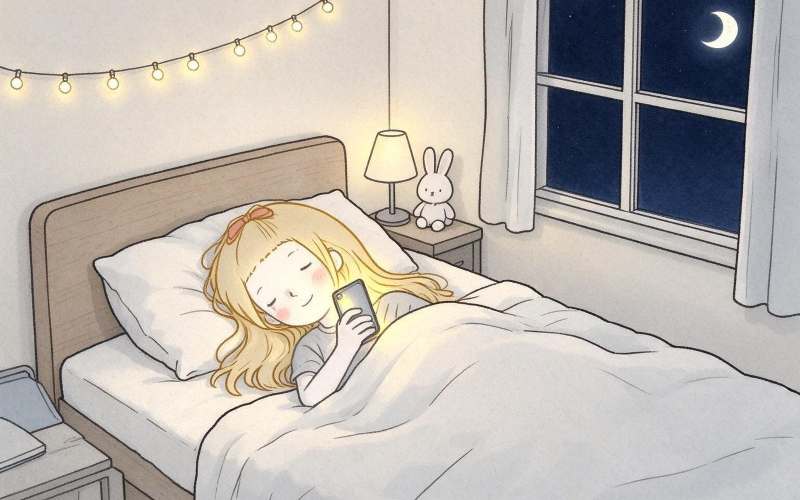
#> input picture game/backgrounds-painted/sleep-girl-curtained.jpg, 1600 x 1000 px (shown at 1/2 size); its folder holds 5 pictures in this run
$ python parametric_curtain.py
#> lines starting #> are read from the running program, lines starting #| are printed output that depends on the picture
"""参数化窗帘 v2：褶皱带自然摆动、下摆随褶皱起伏、整体有纵向渐变。"""

from __future__ import annotations

import math
import pathlib

import numpy as np
from PIL import Image

ROOT = pathlib.Path(__file__).resolve().parent.parent
BG = ROOT / "game" / "backgrounds-painted"
OUT = ROOT / "tmp" / "art" / "shots"
W, H = 1600, 1000

X0, X1 = int(W * 0.688), int(W * 0.985)
SILL = int(H * 0.545)
DROP = int(H * 0.045)

LIGHT = np.array([222, 223, 226], dtype=np.float32)
MID = np.array([192, 194, 199], dtype=np.float32)
DARK = np.array([148, 151, 158], dtype=np.float32)
FOLDS = 11


def ramp(t: np.ndarray) -> np.ndarray:
    t = np.clip(t, 0, 1)[..., None]
    lo = DARK + (MID - DARK) * (t / 0.5)
    hi = MID + (LIGHT - MID) * ((t - 0.5) / 0.5)
    return np.where(t < 0.5, lo, hi)


def render(openness: float, base_name: str, out_name: str) -> None:
#> called with openness = 0.15, base_name = 'sleep-girl-curtained.jpg', out_name = 'cloth2-15.png'
    base = Image.open(BG / base_name).convert("RGB")
#> base is the input picture: PIL image 1600x1000 RGB; mean R, G, B 189.4, 183.3, 177
    canvas = np.asarray(base, dtype=np.float32).copy()

    win_w = X1 - X0
    cloth_w = max(6, int(win_w * openness))
    left = X1 - cloth_w
    hem = SILL + DROP

    ys = np.arange(hem, dtype=np.float32)
    xs = np.arange(cloth_w, dtype=np.float32)
    u = xs / cloth_w

    sway = 1.6 * np.sin(ys / hem * 2.4)          # 褶皱随高度摆动
    phase = 2 * math.pi * FOLDS * u[None, :] + sway[:, None]
    # 褶皱边界越靠近两侧越暗
    edge = np.sin(np.pi * (u + 0.02))[None, :] ** 0.4
    t = (0.55 + 0.45 * np.cos(phase)) * edge
    # 纵向：底部略暗
    t *= (1 - 0.22 * (ys / hem)[:, None])
    rgb = ramp(t)

    # 下摆：随褶皱起伏
    hem_curve = (hem + 6 * np.sin(2 * math.pi * FOLDS * u + 0.8) + 2 * np.sin(4 * math.pi * u)).astype(int)
    for i, hx in enumerate(hem_curve):
        rgb[int(min(hx, hem)) :, i] = 0  # 超出下摆的部分留空

    # 贴到画布
    for y in range(hem):
        row_end = np.searchsorted(hem_curve, y)   # 未使用，占位
        canvas[y, left:X1] = rgb[y]
#> canvas: shape (1000, 1600, 3) float32; 0.04% of the values are NaN or infinite; the others: min 0, max 255, mean 183.2

    # 下摆以下的像素恢复原图（避免覆盖）
    for i, hx in enumerate(hem_curve):
        y0 = int(min(hx, hem))
        canvas[y0:hem, left + i] = np.asarray(base, dtype=np.float32)[y0:hem, left + i]

    # 左缘接触阴影
    for i in range(12):
        x = left - i - 1
        if x < X0:
            break
        a = 0.09 * (1 - i / 12)
        canvas[:hem, x] *= (1 - a)

    Image.fromarray(np.clip(canvas, 0, 255).astype(np.uint8)).save(OUT / out_name)
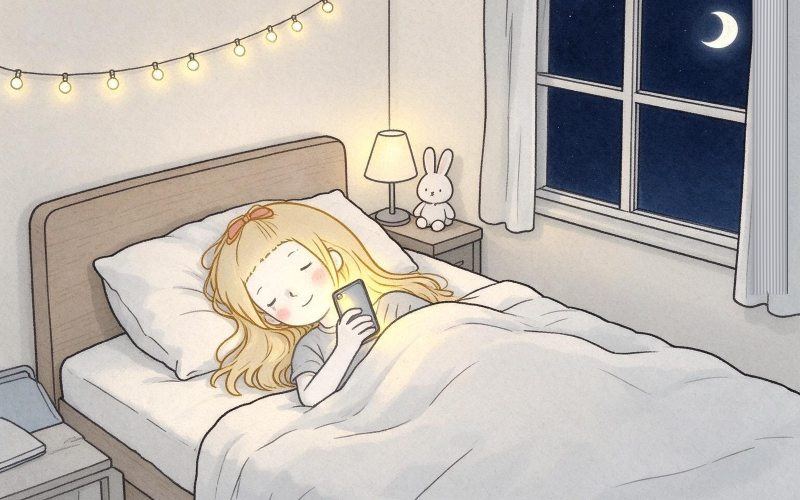
#> saved as cloth2-15.png: PIL image 1600x1000 RGB (shown at 1/2 size); mean R, G, B 189.2, 183.2, 176.8


if __name__ == "__main__":
    for p in (0.15, 0.35, 0.6, 0.85, 1.0):
        render(p, "sleep-girl-curtained.jpg", f"cloth2-{int(p*100)}.png")
    print("rendered")
